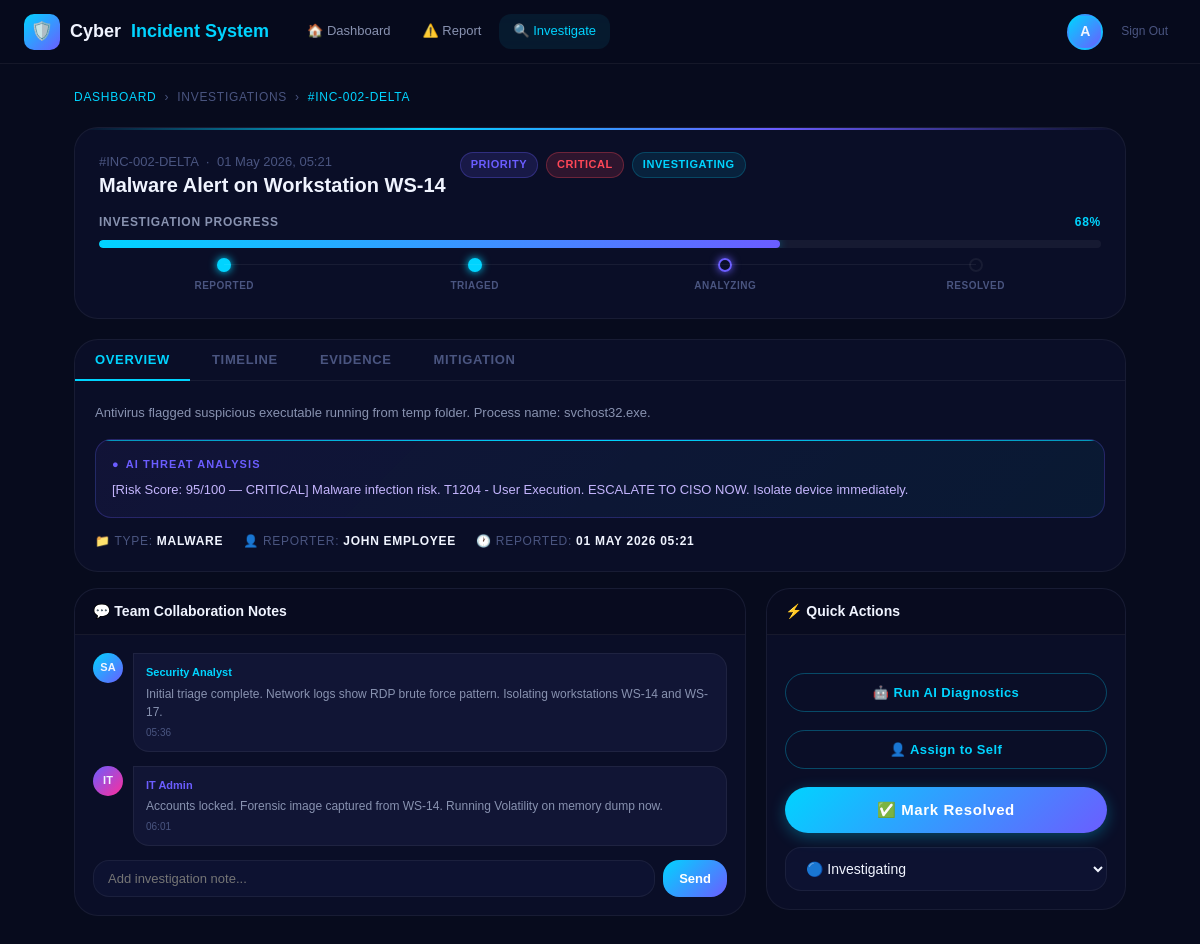
The app's page /incident.php?id=2 (signed in) with its own data.
### tables this page shows
CREATE TABLE IF NOT EXISTS incidents (
    id            INT AUTO_INCREMENT PRIMARY KEY,
    user_id       INT,
    title         VARCHAR(255) NOT NULL,
    incident_type ENUM('phishing','malware','unauthorized_access','data_breach','other') NOT NULL,
    description   TEXT NOT NULL,
    severity      ENUM('low','medium','high','critical') DEFAULT 'medium',
    status        ENUM('open','investigating','resolved','closed') DEFAULT 'open',
    ai_analysis   TEXT,
    reported_at   TIMESTAMP DEFAULT CURRENT_TIMESTAMP,
    updated_at    TIMESTAMP DEFAULT CURRENT_TIMESTAMP ON UPDATE CURRENT_TIMESTAMP,
    FOREIGN KEY (user_id) REFERENCES users(id) ON DELETE SET NULL
);

CREATE TABLE IF NOT EXISTS users (
    id         INT AUTO_INCREMENT PRIMARY KEY,
    name       VARCHAR(100)  NOT NULL,
    email      VARCHAR(150)  UNIQUE NOT NULL,
    password   VARCHAR(255)  NOT NULL,
    role       ENUM('employee','admin') DEFAULT 'employee',
    created_at TIMESTAMP DEFAULT CURRENT_TIMESTAMP
);

### incident.php (the view, shortened to what this page needs)
<?php
$user_name = $_SESSION['user_name'];
$role = $_SESSION['role'];
require_once __DIR__.'/config/db.php';
$inc_id = intval($_GET['id'] ?? 0);
$s = $pdo->prepare("SELECT i.*, u.name reporter FROM incidents i JOIN users u ON i.user_id=u.id WHERE i.id = ?");
$s->execute([$inc_id]);
$inc = $s->fetch();
$back = $role === 'admin' ? 'admin.php' : 'dashboard.php';
?>
<!DOCTYPE html>
<html lang="en">
<head>
<link rel="stylesheet" href="css/style.css">
</head>
<body>
<nav class="navbar">
  <div class="nav-logo"><div class="logo-mark">🛡️</div>Cyber<span> Incident System</span></div>
  <div class="nav-links">
    <a href="<?=htmlspecialchars($back, ENT_QUOTES, 'UTF-8')?>" class="nav-link">🏠 Dashboard</a>
    <a href="report.php" class="nav-link">⚠️ Report</a>
    <a href="incident.php" class="nav-link active">🔍 Investigate</a>
  </div>
  <div class="nav-right">
    <div class="user-avatar"><?= strtoupper(substr($user_name,0,1)) ?></div>
    <a href="logout.php" style="font-size:12px;color:var(--text-muted);padding:0 8px;">Sign Out</a>
  </div>
</nav>
<div class="inc-layout">
  <div class="breadcrumb">
    <a href="<?=htmlspecialchars($back, ENT_QUOTES, 'UTF-8')?>">Dashboard</a>
    <span>›</span>
    <span>Investigations</span>
    <span>›</span>
    <span style="color:var(--neon-cyan);">#INC-<?=str_pad($inc['id'],3,'0',STR_PAD_LEFT)?>-DELTA</span>
  </div>
  <div class="inc-hero">
    <div class="inc-title-row">
      <div>
        <div class="inc-num">#INC-<?=str_pad($inc['id'],3,'0',STR_PAD_LEFT)?>-DELTA &nbsp;·&nbsp; <?=date('d M Y, H:i',strtotime($inc['reported_at']))?></div>
        <h1><?=htmlspecialchars($inc['title'])?></h1>
      </div>
      <div style="display:flex;gap:8px;flex-shrink:0;flex-wrap:wrap;">
        <span class="badge badge-priority">PRIORITY</span>
        <span class="badge badge-<?=htmlspecialchars($inc['severity'], ENT_QUOTES, 'UTF-8')?>"><?=htmlspecialchars(strtoupper($inc['severity']), ENT_QUOTES, 'UTF-8')?></span>
        <span class="badge badge-<?=htmlspecialchars($inc['status'], ENT_QUOTES, 'UTF-8')?>"><?=htmlspecialchars(ucfirst($inc['status']), ENT_QUOTES, 'UTF-8')?></span>
      </div>
    </div>
    <div class="progress-section">
      <div class="prog-label">
        <span>Investigation Progress</span>
        <span style="color:var(--neon-cyan);">68%</span>
      </div>
      <div class="prog-wrap"><div class="prog-fill" id="prog-bar"></div></div>
      <div class="milestones">
        <div class="milestone"><div class="ms-dot done"></div><div class="ms-label">Reported</div></div>
        <div class="milestone"><div class="ms-dot done"></div><div class="ms-label">Triaged</div></div>
        <div class="milestone"><div class="ms-dot active"></div><div class="ms-label">Analyzing</div></div>
        <div class="milestone"><div class="ms-dot"></div><div class="ms-label">Resolved</div></div>
      </div>
    </div>
  </div>
  <div class="section-card">
    <div class="tabs">
      <button class="tab-btn active" onclick="switchTab('tab-overview',this)">Overview</button>
      <button class="tab-btn" onclick="switchTab('tab-timeline',this)">Timeline</button>
      <button class="tab-btn" onclick="switchTab('tab-evidence',this)">Evidence</button>
      <button class="tab-btn" onclick="switchTab('tab-mitigation',this)">Mitigation</button>
    </div>
    <div style="padding:20px;">
      <div id="tab-overview" class="tab-panel active">
        <div style="font-size:13px;color:var(--text-secondary);line-height:1.8;margin-bottom:14px;"><?=htmlspecialchars($inc['description'], ENT_QUOTES, 'UTF-8')?></div>
        <?php if($inc['ai_analysis']): ?>
        <div class="ai-box show"><div class="ai-label">AI Threat Analysis</div><div class="ai-content"><?=htmlspecialchars($inc['ai_analysis'], ENT_QUOTES, 'UTF-8')?></div></div>
        <?php endif; ?>
        <div style="display:flex;gap:20px;flex-wrap:wrap;margin-top:14px;font-size:12px;font-family:var(--font-head);text-transform:uppercase;letter-spacing:0.06em;color:var(--text-muted);">
          <span>📁 Type: <strong style="color:var(--text-primary);"><?=htmlspecialchars(ucwords(str_replace('_',' ',$inc['incident_type'])), ENT_QUOTES, 'UTF-8')?></strong></span>
          <span>👤 Reporter: <strong style="color:var(--text-primary);"><?=htmlspecialchars($inc['reporter']??'Unknown', ENT_QUOTES, 'UTF-8')?></strong></span>
          <span>🕐 Reported: <strong style="color:var(--text-primary);"><?=htmlspecialchars(date('d M Y H:i',strtotime($inc['reported_at'])), ENT_QUOTES, 'UTF-8')?></strong></span>
        </div>
      </div>
    </div>
  </div>
  <div class="two-col">
    <div class="section-card">
      <div class="section-head"><h3>💬 Team Collaboration Notes</h3></div>
      <div class="section-body">
        <div class="note-item">
          <div class="note-avatar">SA</div>
          <div class="note-bubble"><div class="note-author">Security Analyst</div><div class="note-text">Initial triage complete. Network logs show RDP brute force pattern. Isolating workstations WS-14 and WS-17.</div><div class="note-time"><?=date('H:i',strtotime('-45 min'))?></div></div>
        </div>
        <div class="note-item">
          <div class="note-avatar" style="background:linear-gradient(135deg,var(--neon-purple),var(--neon-pink))">IT</div>
          <div class="note-bubble"><div class="note-author" style="color:var(--neon-purple);">IT Admin</div><div class="note-text">Accounts locked. Forensic image captured from WS-14. Running Volatility on memory dump now.</div><div class="note-time"><?=date('H:i',strtotime('-20 min'))?></div></div>
        </div>
        <div class="note-input-row">
          <input class="note-input" type="text" id="note-input" placeholder="Add investigation note...">
          <button class="send-btn" onclick="addNote()">Send</button>
        </div>
      </div>
    </div>
    <div>
      <div class="section-card">
        <div class="section-head"><h3>⚡ Quick Actions</h3></div>
        <div class="section-body">
          <div class="action-bar">
            <button class="btn-outline-cyan" style="width:100%;justify-content:center;margin-bottom:8px;" onclick="runDiagnostics(<?=$inc['id']?>)">🤖 Run AI Diagnostics</button>
            <button class="btn-outline-cyan" style="width:100%;justify-content:center;margin-bottom:8px;">👤 Assign to Self</button>
            <button class="btn-gradient" style="width:100%;"><span>✅ Mark Resolved</span></button>
          </div>
          <div style="margin-top:14px;">
            <select class="form-input" onchange="updateStatus(<?=$inc['id']?>,this.value, 'inc-list','all','all')">
              <option value="investigating" <?=$inc['status']==='investigating'?'selected':''?>>🔵 Investigating</option>
            </select>
          </div>
        </div>
      </div>
    </div>
  </div>
</div>
</body>
</html>

### incident.php (style rules this page uses)
.inc-layout { max-width:1100px;margin:0 auto;padding:24px; }
.breadcrumb { display:flex;align-items:center;gap:8px;font-size:12px;color:var(--text-muted);margin-bottom:20px;font-family:var(--font-head);text-transform:uppercase;letter-spacing:0.06em; }
.breadcrumb a { color:var(--neon-cyan);text-decoration:none; }
.breadcrumb span { color:var(--text-muted); }
.inc-hero { background:var(--bg-card);border:1px solid var(--border);border-radius:var(--radius-lg);padding:24px;margin-bottom:20px;position:relative;overflow:hidden; }
.inc-hero::before { content:'';position:absolute;top:0;left:0;right:0;height:2px;background:linear-gradient(90deg,transparent,var(--neon-cyan),var(--neon-purple),transparent); }
.inc-title-row { display:flex;align-items:flex-start;gap:14px;flex-wrap:wrap;margin-bottom:14px; }
.inc-num { font-family:var(--font-head);font-size:13px;color:var(--text-muted); }
.inc-hero h1 { font-size:20px;font-family:var(--font-head);font-weight:800;flex:1; }
.progress-section { margin-top:16px; }
.prog-label { display:flex;align-items:center;justify-content:space-between;font-size:12px;font-family:var(--font-head);font-weight:700;color:var(--text-secondary);margin-bottom:8px;text-transform:uppercase;letter-spacing:0.06em; }
.prog-wrap { background:rgba(255,255,255,0.05);border-radius:100px;overflow:hidden;height:8px;margin-bottom:10px; }
.prog-fill { height:100%;border-radius:100px;background:linear-gradient(90deg,var(--neon-cyan),var(--neon-purple));box-shadow:0 0 10px rgba(0,212,255,0.4);transition:width 1.5s ease;width:0; }
.milestones { display:flex;justify-content:space-between;position:relative; }
.milestone { text-align:center;flex:1;position:relative; }
.milestone::before { content:'';position:absolute;top:6px;left:-50%;right:50%;height:1px;background:var(--border); }
.milestone:first-child::before { display:none; }
.ms-dot { width:14px;height:14px;border-radius:50%;margin:0 auto 6px;border:2px solid var(--border); }
.ms-dot.done { border-color:var(--neon-cyan);background:var(--neon-cyan);box-shadow:0 0 8px var(--neon-cyan); }
.ms-dot.active { border-color:var(--neon-purple);background:transparent;box-shadow:0 0 8px var(--neon-purple);animation:pulse-glow 1.5s infinite; }
.ms-label { font-size:10px;color:var(--text-muted);font-family:var(--font-head);font-weight:700;text-transform:uppercase;letter-spacing:0.05em; }
.two-col { display:grid;grid-template-columns:1fr 360px;gap:20px; }
.section-card { background:var(--bg-card);border:1px solid var(--border);border-radius:var(--radius-lg);overflow:hidden;margin-bottom:16px; }
.section-head { padding:14px 18px;border-bottom:1px solid var(--border);background:rgba(0,0,0,0.2); }
.section-head h3 { font-size:14px;font-family:var(--font-head);font-weight:700; }
.section-body { padding:18px; }
.note-item { display:flex;gap:10px;margin-bottom:14px; }
.note-avatar { width:30px;height:30px;border-radius:50%;background:linear-gradient(135deg,var(--neon-cyan),var(--neon-purple));display:flex;align-items:center;justify-content:center;font-size:11px;font-weight:700;flex-shrink:0; }
.note-bubble { background:var(--bg-surface);border:1px solid var(--border);border-radius:0 var(--radius-md) var(--radius-md) var(--radius-md);padding:10px 12px;flex:1; }
.note-author { font-size:11px;font-weight:700;color:var(--neon-cyan);font-family:var(--font-head); }
.note-text { font-size:12px;color:var(--text-secondary);margin-top:3px;line-height:1.5; }
.note-time { font-size:10px;color:var(--text-muted);margin-top:4px; }
.note-input-row { display:flex;gap:8px;margin-top:14px; }
.note-input { flex:1;background:var(--bg-input);border:1px solid var(--border);border-radius:var(--radius-md);padding:10px 14px;color:var(--text-primary);font-size:13px;font-family:var(--font-body);outline:none; }
.send-btn { padding:10px 16px;background:linear-gradient(135deg,var(--neon-cyan),var(--neon-purple));border:none;border-radius:var(--radius-md);color:#fff;font-weight:700;cursor:pointer;font-size:13px;transition:all 0.2s; }
.action-bar { display:flex;gap:10px;margin-top:20px;flex-wrap:wrap; }

### records on screen
incidents: id "002", reported_at "01 May 2026, 05:21", title "Malware Alert on Workstation WS-14", severity "CRITICAL", status "INVESTIGATING", description "Antivirus flagged suspicious executable running from temp folder. Process name: svchost32.exe.", ai_analysis "[Risk Score: 95/100 — CRITICAL] Malware infection risk. T1204 - User Execution. ESCALATE TO CISO NOW. Isolate device immediately.", incident_type "MALWARE", user.name "JOHN EMPLOYEE", reported_at "01 MAY 2026 05:21", status+id "🔵 Investigating"

### other values on screen
substr($user_name,0,1) "A"
